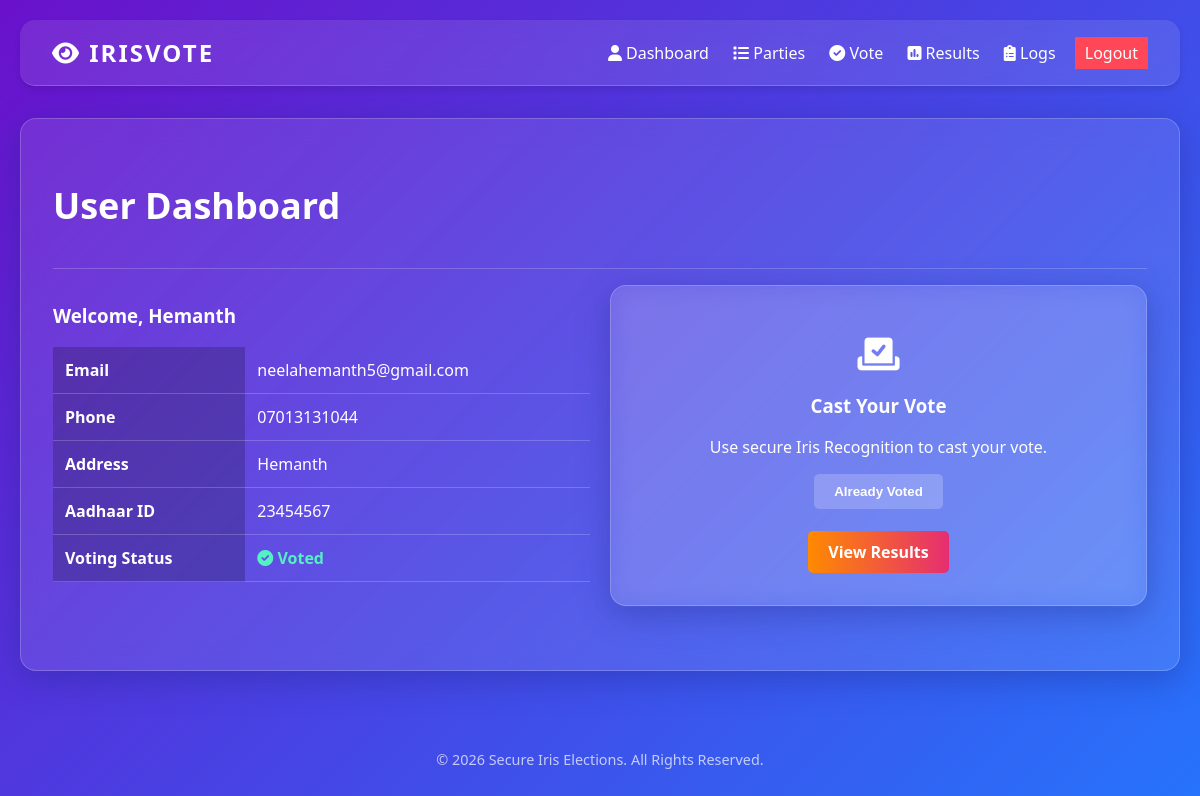
Page /user/dashboard (signed in) on the committed database.
### tables this page shows
CREATE TABLE users (
            id INTEGER PRIMARY KEY AUTOINCREMENT,
            name TEXT NOT NULL,
            email TEXT UNIQUE NOT NULL,
            phone TEXT NOT NULL,
            address TEXT NOT NULL,
            dob TEXT NOT NULL,
            aadhaar_id TEXT UNIQUE NOT NULL,
            password TEXT NOT NULL,
            role TEXT NOT NULL DEFAULT 'User',
            has_voted INTEGER DEFAULT 0
        );

### app.py (the view)
@app.route('/user/dashboard')
def user_dashboard():
    if 'role' not in session or session['role'] != 'User':
        return redirect(url_for('login'))
    conn = get_db_connection()
    user = conn.execute('SELECT * FROM users WHERE id = ?', (session['user_id'],)).fetchone()
    conn.close()
    return render_template('user_dashboard.html', user=user)

### database.py (called while the page is built)
def get_db_connection():
    conn = sqlite3.connect(DB_NAME)
    conn.row_factory = sqlite3.Row
    return conn

### templates/user_dashboard.html
{% extends 'base.html' %}
{% block content %}
<div class="card">
    <div class="card-header">
        <h2>User Dashboard</h2>
    </div>
    <div style="display: flex; gap: 20px; align-items: start;">
        <div style="flex: 1;">
            <h3>Welcome, {{ user.name }}</h3>
            <table style="width: 100%; margin-bottom: 20px;">
                <tr>
                    <th>Email</th>
                    <td>{{ user.email }}</td>
                </tr>
                <tr>
                    <th>Phone</th>
                    <td>{{ user.phone }}</td>
                </tr>
                <tr>
                    <th>Address</th>
                    <td>{{ user.address }}</td>
                </tr>
                <tr>
                    <th>Aadhaar ID</th>
                    <td>{{ user.aadhaar_id }}</td>
                </tr>
                <tr>
                    <th>Voting Status</th>
                    <td>
                        {% if user.has_voted %}
                        <span style="color: #55efc4; font-weight: bold;"><i class="fas fa-check-circle"></i>
                            Voted</span>
                        {% else %}
                        <span style="color: #ff7675; font-weight: bold;"><i class="fas fa-times-circle"></i> Not
                            Voted</span>
                        {% endif %}
                    </td>
                </tr>
            </table>
        </div>
        <div style="flex: 1; text-align: center;">
            <div class="card" style="background: rgba(255, 255, 255, 0.1);">
                <h3><i class="fas fa-vote-yea fa-2x"></i></h3>
                <h3>Cast Your Vote</h3>
                <p>Use secure Iris Recognition to cast your vote.</p>
                {% if not user.has_voted %}
                <a href="{{ url_for('vote') }}" class="btn btn-primary btn-lg">Go to Voting Booth</a>
                {% else %}
                <button class="btn btn-secondary" disabled>Already Voted</button>
                <br><br>
                <a href="{{ url_for('user_results') }}" class="btn btn-primary">View Results</a>
                {% endif %}
            </div>
        </div>
    </div>
</div>
{% endblock %}

### static/css/style.css (style rules this page uses)
:root { --primary-color: #6a11cb; --secondary-color: #2575fc; --accent-color: #ff416c; --text-color: #ffffff; --glass-bg: rgba(255, 255, 255, 0.1); --glass-border: rgba(255, 255, 255, 0.2); --card-bg: rgba(0, 0, 0, 0.5); }
body { margin: 0; padding: 0; font-family: 'Segoe UI', Tahoma, Geneva, Verdana, sans-serif; background: linear-gradient(135deg, var(--primary-color) 0%, var(--secondary-color) 100%); background-attachment: fixed; background-size: cover; color: var(--text-color); min-height: 100vh; }
.card { background: var(--glass-bg); backdrop-filter: blur(12px); -webkit-backdrop-filter: blur(12px); border: 1px solid var(--glass-border); border-radius: 16px; padding: 2rem; margin-bottom: 2rem; box-shadow: 0 8px 32px 0 rgba(31, 38, 135, 0.37); color: white; }
.card-header { font-size: 1.5rem; margin-bottom: 1rem; border-bottom: 1px solid var(--glass-border); padding-bottom: 0.5rem; }
.btn { display: inline-block; padding: 10px 20px; border: none; border-radius: 5px; cursor: pointer; text-decoration: none; font-weight: bold; transition: all 0.3s ease; text-align: center; }
.btn-primary { background: linear-gradient(90deg, #ff8a00, #e52e71); color: white; }
.btn-secondary { background: rgba(255, 255, 255, 0.2); color: white; }
table { width: 100%; border-collapse: collapse; margin-top: 1rem; color: white; }
th, td { padding: 12px; text-align: left; border-bottom: 1px solid var(--glass-border); }
th { background: rgba(0,0,0,0.2); }

### rows in the picture
users: name "Hemanth", email "neelahemanth5@gmail.com", phone "07013131044", address "Hemanth", aadhaar_id "23454567"
